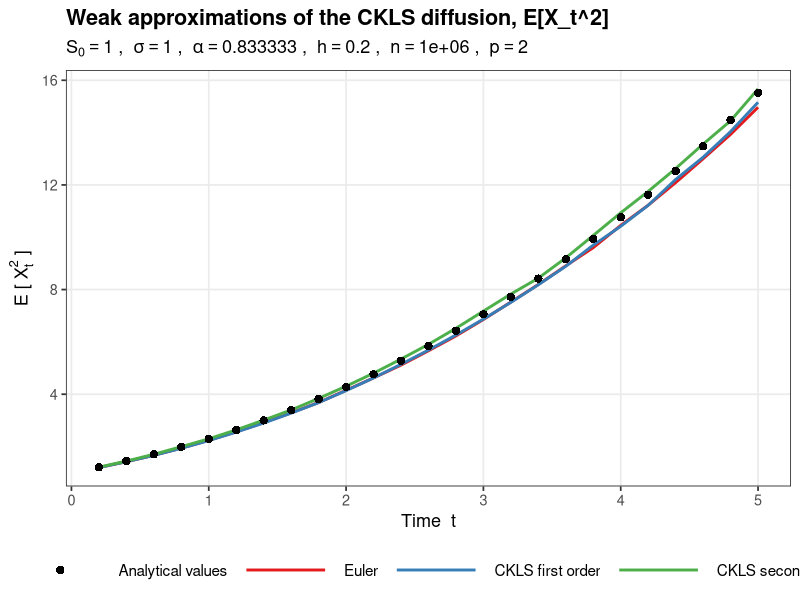
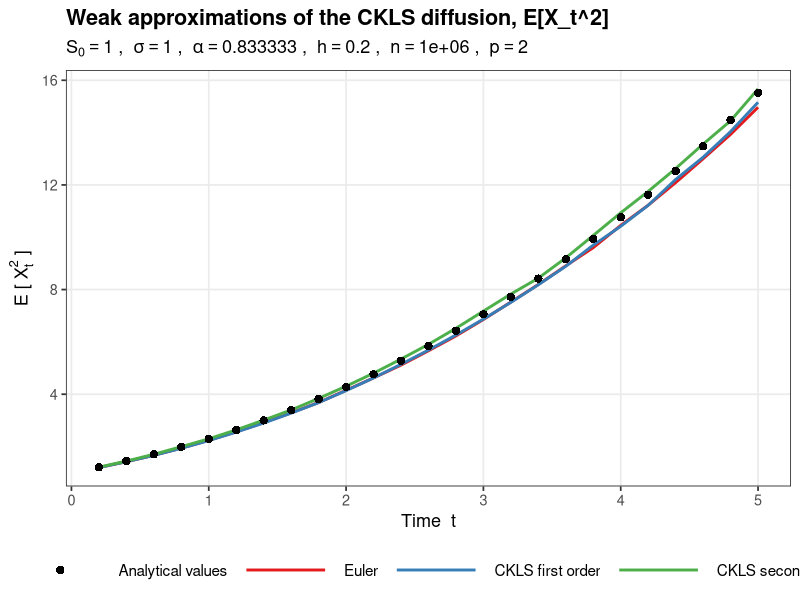

Write the R code that produced these figures, in order.
library(ggplot2)
set.seed(42)

moment_order <- 2        # p in E[X_t^p]; exact coefficients available for p = 2, 3, 7
S0    <- 1               # initial value
sigma <- 1               # volatility
alpha <- 5/6             # elasticity; the second-order formulas below are derived for 5/6 only
switch_const  <- 2       # near-zero scheme is used when S < switch_const * sigma^6 * h^3
T_max <- 5               # time horizon

eval_times <- seq(0.2, T_max, by = 0.2)   # times at which E[X_t^p] is estimated
n_eval     <- length(eval_times)

h       <- 0.2           # time step
n_paths <- 1000000       # number of Monte Carlo trajectories

path_cap <- 1e12         # trajectories are capped here to avoid overflow


# Exact moments E[X_t^p] = sum (c/d) * (sigma^2 t)^a * x0^b, one row c(a, b, c, d) per term
moment_coeffs <- list(
  "2" = list(
    c(0,    2,       1,         1),
    c(1,  5/3,       1,         1),
    c(2,  4/3,       5,        18),
    c(3,    1,       5,       243)
  ),
  "3" = list(
    c(0,    3,       1,         1),
    c(1,  8/3,       3,         1),
    c(2,  7/3,      10,         3),
    c(3,    2,     140,        81),
    c(4,  5/3,      35,        81),
    c(5,  4/3,      35,       729),
    c(6,    1,      35,     19683)
  ),
  "7" = list(
    c(0,    7,              1,              1),
    c(1, 20/3,             21,              1),
    c(2, 19/3,            595,              3),
    c(3,    6,          90440,             81),
    c(4, 17/3,         113050,             27),
    c(5, 16/3,        2690590,            243),
    c(6,    5,      139910680,           6561),
    c(7, 14/3,      199872400,           6561),
    c(8, 13/3,     1923771850,          59049),
    c(9,    4,   125045170250,        4782969),
    c(10,11/3,    25009034050,        1594323),
    c(11,10/3,   100036136200,       14348907),
    c(12,   3,   875316191750,      387420489),
    c(13, 8/3,    67332014750,      129140163),
    c(14, 7/3,    96188592500,     1162261467),
    c(15,   2,   269328059000,    31381059609),
    c(16, 5/3,    33666007375,    62762119218),
    c(17, 4/3,     9901766875,   564859072962),
    c(18,   1,     9901766875, 45753584909922)
  )
)

# Exact E[X_t^p] on a vector of times
analytical_moment <- function(p, x0, t_vals) {
  key    <- as.character(p)
  w      <- sigma^2 * t_vals
  table  <- moment_coeffs[[key]]
  result <- rep(0, length(t_vals))
  for (row in table) {
    result <- result + (row[3]/row[4]) * w^row[1] * x0^row[2]
  }
  result
}

# Two-point variable with given mean and variance (first-order scheme)
sample_two_point <- function(m1, variance) {
  sd_val <- sqrt(pmax(variance, 0))
  ifelse(runif(length(m1)) < 0.5, m1 - sd_val, m1 + sd_val)
}

# Three-point variable on {0, z1, z2} matching moments m1..m4 (second-order scheme)
sample_three_point <- function(m1, m2, m3, m4) {
  n   <- length(m1)
  eps <- 1e-12
  
  denom <- m1*m3 - m2^2
  valid <- abs(denom) > eps
  
  s    <- ifelse(valid, (m1*m4 - m2*m3)/denom, m1)
  q    <- ifelse(valid, (m2*m4 - m3^2)/denom,  m1^2)
  disc <- pmax(s^2 - 4*q, 0)
  
  z1 <- (s - sqrt(disc))/2
  z2 <- (s + sqrt(disc))/2
  
  dz  <- pmax(abs(z2 - z1), eps)
  sz1 <- ifelse(abs(z1) > eps, z1, sign(z1 - eps/2)*eps)
  sz2 <- ifelse(abs(z2) > eps, z2, eps)
  
  p1 <- ifelse(valid, (m1*z2 - m2)/(sz1*dz), 0)
  p2 <- ifelse(valid, (m2 - m1*z1)/(sz2*dz), 0)
  p0 <- 1 - p1 - p2
  
  p1  <- pmax(0, pmin(1, p1))
  p2  <- pmax(0, pmin(1, p2))
  p0  <- pmax(0, 1 - p1 - p2)
  tot <- p0 + p1 + p2
  p0  <- p0/tot; p1 <- p1/tot; p2 <- p2/tot
  
  u <- runif(n)
  ifelse(!valid, 0,
         ifelse(u <= p0, 0,
                ifelse(u <= p0 + p1, z1, z2)))
}


# Euler-Maruyama step, reflected at zero
euler_step <- function(S, h) {
  dW <- rnorm(length(S), 0, sqrt(h))
  S_new <- S + sigma*pmax(S,0)^alpha*dW
  pmin(pmax(S_new, 0), path_cap)
}

# Step based on raw moments, used when S is close to zero
ckls_step_near_zero <- function(x, h, order) {
  eps   <- 1e-10
  x_pos <- pmax(x, eps)
  
  if (order == 1) {
    m1   <- x_pos
    m2   <- x_pos^2 + h*sigma^2*x_pos^(2*alpha)
    draw <- sample_two_point(m1, m2 - m1^2)
  } else {
    m1 <- x_pos
    m2 <- (5/18)*h^2*sigma^4*x_pos^(4/3) +
      h*sigma^2*x_pos^(5/3) + x_pos^2
    m3 <- (10/3)*h^2*sigma^4*x_pos^(7/3) +
      3*h*sigma^2*x_pos^(8/3) + x_pos^3
    m4 <- (44/3)*h^2*sigma^4*x_pos^(10/3) +
      6*h*sigma^2*x_pos^(11/3) + x_pos^4
    draw <- sample_three_point(m1, m2, m3, m4)
  }
  
  pmax(ifelse(x < eps, x, draw), 0)
}

# Step based on central moments of S_h - x, used away from zero
ckls_step_regular <- function(x, h, order) {
  x_pos <- pmax(x, 1e-10)
  
  if (order == 1) {
    m2   <- sigma^2*x_pos^(2*alpha)*h
    draw <- sample_two_point(rep(0, length(x)), m2)
  } else {
    m1 <- rep(0, length(x))
    m2 <- (5/18)*h^2*sigma^4*x_pos^(4/3) + h*sigma^2*x_pos^(5/3)
    m3 <- (5/2)*h^2*sigma^4*x_pos^(7/3)
    m4 <- 3*h^2*sigma^4*x_pos^(10/3) + (25/4)*h^3*sigma^6*x_pos^2
    draw <- sample_three_point(m1, m2, m3, m4)
  }
  
  pmax(x_pos + draw, 0)
}

# One CKLS step: picks the near-zero or regular scheme by the threshold
ckls_step <- function(S, h, order) {
  threshold <- switch_const * sigma^6 * h^3
  near_zero <- S < threshold
  
  S_new <- ifelse(near_zero,
                  ckls_step_near_zero(S, h, order),
                  ckls_step_regular(S, h, order))
  S_new <- pmax(S_new, 0)
  pmin(S_new, path_cap)
}

ckls_first_order_step <- function(S, h) ckls_step(S, h, order = 1)
ckls_second_order_step <- function(S, h) ckls_step(S, h, order = 2)


# Simulates n_traj trajectories and returns the empirical E[X_t^p] on eval_times
simulate_moment <- function(n_traj, h, step_fn) {
  n_steps <- round(T_max / h)
  h_adj   <- T_max / n_steps
  S       <- rep(S0, n_traj)
  moment  <- rep(NA_real_, n_eval)
  eval_idx    <- 1L
  
  for (i in seq_len(n_steps)) {
    S <- step_fn(S, h_adj)
    
    bad <- !is.finite(S)
    if (any(bad)) S[bad] <- 0
    
    t_now <- i * h_adj
    if (eval_idx <= n_eval &&
        abs(t_now - eval_times[eval_idx]) < h_adj*0.5 + 1e-10) {
      moment[eval_idx] <- mean(S^moment_order)
      eval_idx <- eval_idx + 1L
    }
  }
  moment
}

# Same, in chunks of 1e5 trajectories to limit memory
simulate_moment_chunked <- function(n_traj, h, step_fn, chunk = 1e5) {
  if (n_traj <= chunk) return(simulate_moment(n_traj, h, step_fn))
  
  n_chunks <- ceiling(n_traj / chunk)
  acc      <- matrix(0, nrow = n_eval, ncol = n_chunks)
  sizes    <- integer(n_chunks)
  for (k in seq_len(n_chunks)) {
    this_n   <- min(chunk, n_traj - (k-1)*chunk)
    sizes[k] <- this_n
    acc[, k] <- simulate_moment(this_n, h, step_fn)
  }
  as.numeric(acc %*% sizes / sum(sizes))
}


message("Euler (pure diffusion) ...")
t0 <- proc.time()
mom_euler <- simulate_moment_chunked(n_paths, h, euler_step)
message(sprintf("  %.1f s", (proc.time()-t0)[3]))

message("CKLS 1st order (pure diffusion) ...")
t0 <- proc.time()
mom_first <- simulate_moment_chunked(n_paths, h, ckls_first_order_step)
message(sprintf("  %.1f s", (proc.time()-t0)[3]))

message("CKLS 2nd order (pure diffusion) ...")
t0 <- proc.time()
mom_second <- simulate_moment_chunked(n_paths, h, ckls_second_order_step)
message(sprintf("  %.1f s", (proc.time()-t0)[3]))

mom_exact <- analytical_moment(moment_order, S0, eval_times)

# Root mean square error against the exact values
rmse <- function(e, r) sqrt(mean((e-r)^2, na.rm=TRUE))

results <- data.frame(
  T            = eval_times,
  Analytical   = round(mom_exact,  2),
  Euler        = round(mom_euler, 2),
  CKLS_1st_ord = round(mom_first, 2),
  CKLS_2nd_ord = round(mom_second, 2)
)

cat("\n=== Moment E[X^", moment_order, "_t] ===\n", sep="")
print(results, row.names = FALSE)

cat("\nRMSE vs analytical true values:\n")
cat(sprintf("  Euler             : %.4e\n", rmse(mom_euler, mom_exact)))
cat(sprintf("  CKLS first order  : %.4e\n", rmse(mom_first, mom_exact)))
cat(sprintf("  CKLS second order : %.4e\n", rmse(mom_second, mom_exact)))


moment_label <- switch(as.character(moment_order),
                       "2" = expression(E~"["~X[t]^2~"]"),
                       "3" = expression(E~"["~X[t]^3~"]"),
                       "7" = expression(E~"["~X[t]^7~"]"),
                       expression(E~"["~X[t]^p~"]"))

method_labels <- c("Analytical values", "Euler",
                   "CKLS first order", "CKLS second order")

df <- data.frame(
  T      = rep(eval_times, 4),
  Value  = c(mom_exact, mom_euler, mom_first, mom_second),
  Method = factor(rep(method_labels, each = n_eval),
                  levels = method_labels)
)

pal <- c("Analytical values" = "#000000",
         "Euler"              = "#E41A1C",
         "CKLS first order"     = "#377EB8",
         "CKLS second order"     = "#4DAF4A")

override_lt <- setNames(c(0, 1, 1, 1), method_labels)
override_sh <- setNames(c(16, NA, NA, NA), method_labels)

p <- ggplot(df, aes(x = T, y = Value, colour = Method)) +
  geom_line(data  = subset(df, Method != "Analytical values"),
            linewidth = 1.0) +
  geom_point(data = subset(df, Method == "Analytical values"),
             size = 2.5, shape = 16) +
  scale_colour_manual(name = NULL, values = pal, breaks = method_labels) +
  guides(colour = guide_legend(
    override.aes = list(
      linetype = override_lt[method_labels],
      shape    = override_sh[method_labels]
    )
  )) +
  labs(title    = sprintf("Weak approximations of the CKLS diffusion, E[X_t^%d]", moment_order),
       subtitle = bquote(S[0]==.(S0) ~","~~ sigma==.(sigma) ~","~~
                           alpha==.(format(alpha, digits=6)) ~","~~
                           h==.(h) ~","~~ n==.(n_paths) ~","~~
                           p==.(moment_order)),
       x        = "Time  t",
       y        = moment_label) +
  theme_bw(base_size = 13) +
  theme(legend.position  = "bottom",
        legend.key.width = unit(2.5, "cm"),
        legend.text      = element_text(size = 11),
        plot.title       = element_text(face = "bold"),
        panel.grid.minor = element_blank())

print(p)

dir.create("figures", showWarnings = FALSE)
out_file <- sprintf("figures/comparison_p%d_n%s.png", moment_order, format(n_paths, scientific = FALSE))
ggsave(out_file, p, width = 9, height = 6, dpi = 150)
message("Saved ", out_file)
